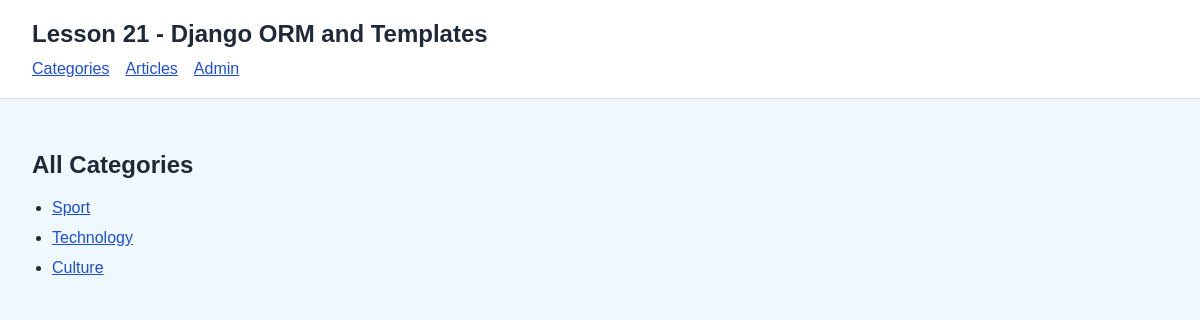
Page /categories/ on the committed database.
### myapp/models.py (models this page shows, shortened)
class Category(models.Model):
    name = models.CharField(max_length=100)
    class Meta:
        verbose_name_plural = "Categories"

### myapp/views.py (the view)
# urls.py: path("categories/", views.category_list_view, name="category_list"),
def category_list_view(request):
    categories = Category.objects.all()
    return render(
        request,
        "myapp/category_list.html",
        {"categories": categories},
    )

### myapp/templates/myapp/category_list.html (shortened to what this page needs)
{% extends "myapp/base.html" %}
{% block content %}
    <h2>All Categories</h2>
    <ul class="item-list">
        {% for category in categories %}
            <li>
                <a href="{% url 'myapp:category_detail' category.pk %}">
                    {{ category.name }}
                </a>
            </li>
        {% empty %}
            <li>No categories to display.</li>
        {% endfor %}
    </ul>
{% endblock %}

### myapp/static/myapp/style.css (style rules this page uses)
body { margin: 0; background-color: #f0f8ff; color: #1f2937; font-family: Arial, sans-serif; }
a { color: #1d4ed8; }
.item-list { display: grid; gap: 12px; padding-left: 20px; }

### rows in the picture
Category: name "Sport"
Category: name "Technology"
Category: name "Culture"
